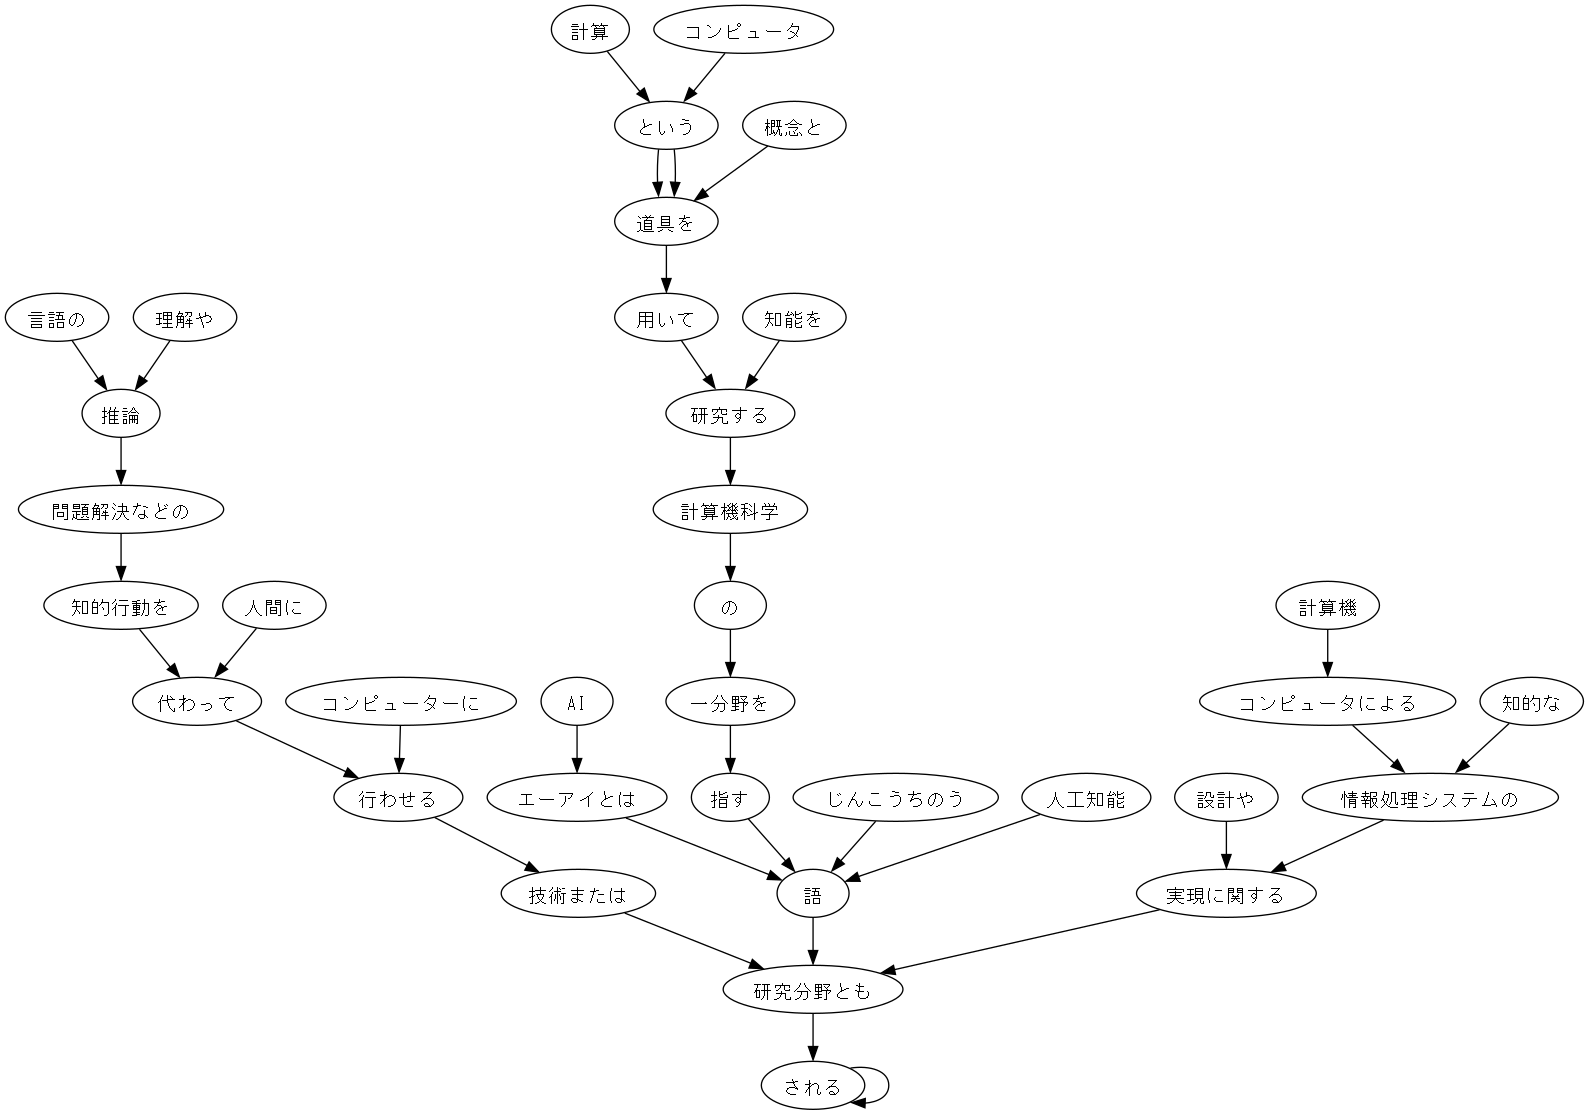

Recreate this plot in Python.
import knock41
from knock41 import sentences #句のリスト

import graphviz
from graphviz import Digraph

def plot1(sentence):
 g = Digraph(format='png', filename='knock44')
 g.attr('node', fontname="MS Gothic")
 for chunk in sentence:
  a = ''.join([morph.surface for morph in chunk.morphs if morph.pos != '記号']) #係り元の文節
  b = ''.join([morph.surface for morph in sentence[int(chunk.dst)].morphs if morph.pos != '記号'])  #係り先の文節
  g.edge(a,b)
 g.view()

plot1(sentences[2].chunks)
